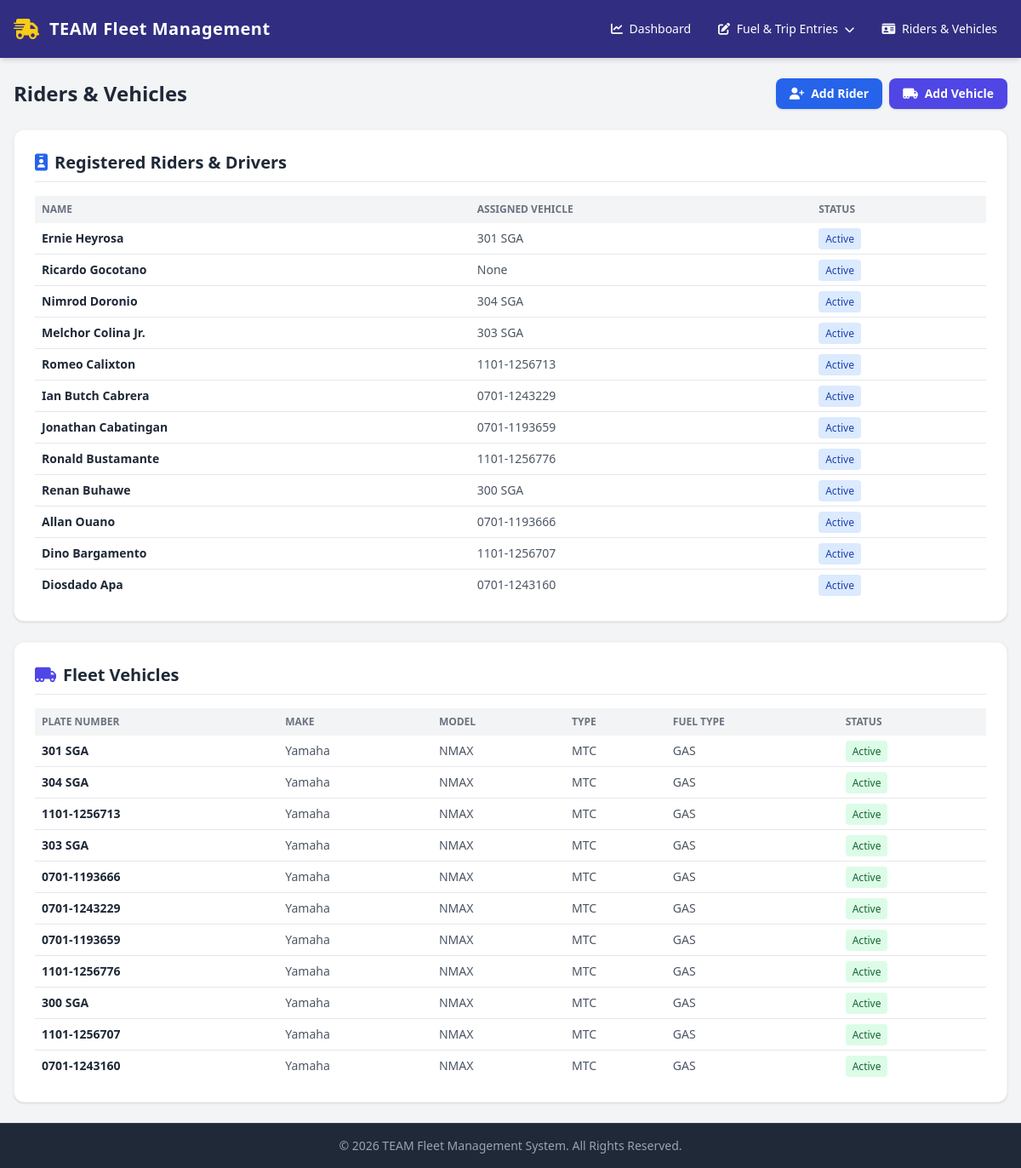
The page /legacy/manage/ on the database as committed earlier.
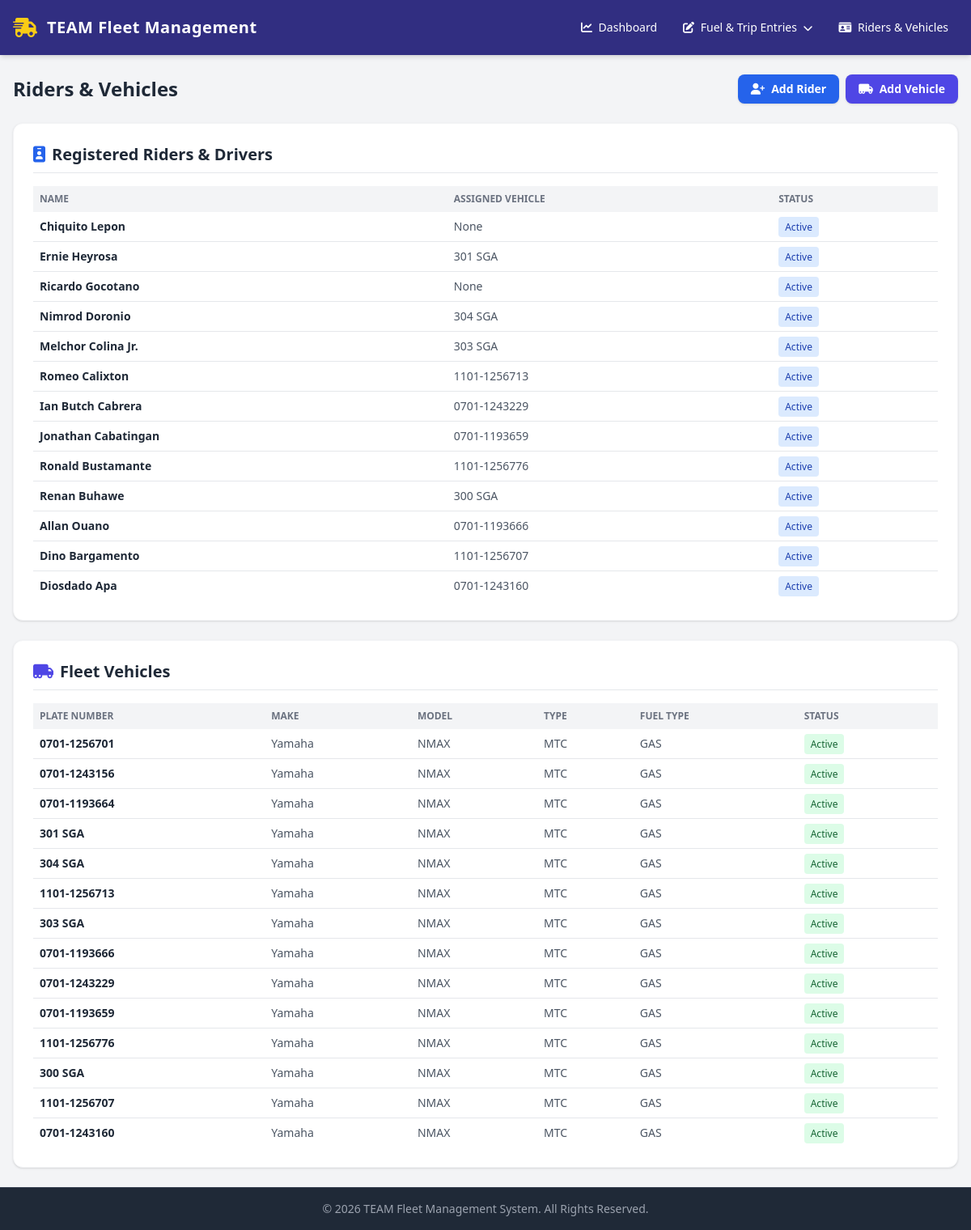
The same page on the database as committed later.
### apps/fleet/models.py (models this page shows, shortened)
class Rider(models.Model):
    STATUS_CHOICES = [
        ("Active", "Active"),
        ("On Leave", "On Leave"),
        ("Inactive", "Inactive"),
    ]
    driver_name = models.CharField(max_length=150, verbose_name="Driver / Rider Name")
    assigned_vehicle = models.ForeignKey(
        Vehicle,
        on_delete=models.SET_NULL,
        null=True,
        blank=True,
        related_name="assigned_riders",
    )
    status = models.CharField(
        max_length=20, choices=STATUS_CHOICES, default="Active", verbose_name="Status"
    )
    license_number = models.CharField(max_length=50, blank=True, default="")
    contact_number = models.CharField(max_length=30, blank=True, default="")
    safety_score = models.FloatField(default=95.0)
    total_trips = models.IntegerField(default=0)
    total_distance = models.FloatField(default=0.0)

class Vehicle(models.Model):
    VEHICLE_MAKE = [
        ("Yamaha", "Yamaha"),
        ("Honda", "Honda"),
        ("Toyota", "Toyota"),
        ("Ford", "Ford"),
        ("Suzuki", "Suzuki"),
        ("Nissan", "Nissan"),
        ("Mitsubishi", "Mitsubishi"),
        ("Isuzu", "Isuzu"),
        ("Hyundai", "Hyundai"),
        ("Kia", "Kia"),
    ]
    VEHICLE_MODEL = [
        ("NMAX", "NMAX"),
        ("Hilux", "Hilux"),
        ("Avanza", "Avanza"),
        ("F-150", "F-150"),
        ("Silverado", "Silverado"),
        ("Altima", "Altima"),
        ("Outlander", "Outlander"),
        ("D-Max", "D-Max"),
        ("Elantra", "Elantra"),
        ("Sorento", "Sorento"),
    ]
    VEHICLE_TYPE = [
        ("MTC", "Motorcycle"),
        ("SED", "Sedan"),
        ("SUV", "SUV"),
        ("TRK", "Truck"),
        ("VAN", "Van"),
    ]
    FUEL_TYPE = [
        ("GAS", "Gasoline"),
        ("DSL", "Diesel"),
        ("ELE", "Electric"),
        ("HYB", "Hybrid"),
    ]
    STATUS_CHOICES = [
        ("Active", "Active"),
        ("Maintenance", "Maintenance"),
        ("Inactive", "Inactive"),
    ]
    plate_number = models.CharField(
        max_length=20, unique=True, verbose_name="Plate Number"
    )
    vehicle_make = models.CharField(
        max_length=50,
        choices=VEHICLE_MAKE,
        verbose_name="Make",
    )
    vehicle_model = models.CharField(
        max_length=100,
        choices=VEHICLE_MODEL,
        verbose_name="Model Name",
    )
    vehicle_type = models.CharField(
        max_length=50,
        choices=VEHICLE_TYPE,
        verbose_name="Vehicle Type",
    )
    fuel_type = models.CharField(
        max_length=50,
        choices=FUEL_TYPE,
        verbose_name="Fuel Type",
    )
    mileage = models.DecimalField(
        max_digits=10,
        decimal_places=2,
        default=0.0,
        verbose_name="Mileage (KM)",
    )
    status = models.CharField(
        max_length=20,
        choices=STATUS_CHOICES,
        default="Active",
        verbose_name="Status",
    )
    current_latitude = models.FloatField(default=14.5995, null=True, blank=True)
    current_longitude = models.FloatField(default=120.9842, null=True, blank=True)
    current_speed = models.FloatField(default=0.0)
    current_heading = models.FloatField(default=0.0)
    current_fuel_level = models.FloatField(default=100.0)  # Percentage 0-100
    last_heartbeat = models.DateTimeField(null=True, blank=True)
    last_known_address = models.CharField(max_length=255, blank=True, default="")
    created_at = models.DateTimeField(auto_now_add=True)
    updated_at = models.DateTimeField(auto_now=True)
    class Meta:
        ordering = ["vehicle_make", "vehicle_model"]
        verbose_name = "Vehicle"
        verbose_name_plural = "Vehicles"
    def __str__(self):
        return f"{self.vehicle_make} {self.vehicle_model} ({self.plate_number})"

### apps/fleet/views.py (the view, shortened to what this page needs)
# urls.py: path('legacy/manage/', views.manage_riders_vehicles_view, name='manage_riders_vehicles'),
def manage_riders_vehicles_view(request):
    vehicles = Vehicle.objects.all().order_by("-id")
    riders = Rider.objects.select_related("assigned_vehicle").all().order_by("-id")
    vehicle_form = VehicleForm(prefix="vehicle")
    rider_form = RiderForm(prefix="rider")
    open_form = None
    context = {
        "vehicles": vehicles,
        "riders": riders,
        "vehicle_form": vehicle_form,
        "rider_form": rider_form,
        "open_form": open_form,
    }
    return render(request, "fleet/management.html", context)

### apps/fleet/templates/fleet/management.html (shortened to what this page needs)
{% extends 'fleet/base.html' %}
{% block content %}
<div class="space-y-6">
  <div class="flex flex-wrap items-center justify-between gap-3">
    <h1 class="text-2xl font-bold text-gray-800">Riders & Vehicles</h1>
    <div class="flex gap-2">
      <button
        type="button"
        data-dialog-open="rider-dialog"
        class="rounded-lg bg-blue-600 px-4 py-2 text-sm font-semibold text-white shadow hover:bg-blue-700"
      >
        <i class="fa-solid fa-user-plus mr-2"></i>Add Rider
      </button>
      <button
        type="button"
        data-dialog-open="vehicle-dialog"
        class="rounded-lg bg-indigo-600 px-4 py-2 text-sm font-semibold text-white shadow hover:bg-indigo-700"
      >
        <i class="fa-solid fa-truck-moving mr-2"></i>Add Vehicle
      </button>
    </div>
  </div>
  <section class="rounded-xl border border-gray-100 bg-white p-6 shadow">
    <h2 class="mb-4 flex items-center border-b pb-2 text-xl font-bold text-gray-800">
      <i class="fa-solid fa-id-badge mr-2 text-blue-600"></i>Registered Riders & Drivers
    </h2>
    <div class="overflow-x-auto">
      <table class="w-full text-left text-sm text-gray-600">
        <thead class="bg-gray-100 text-xs uppercase text-gray-500">
          <tr>
            <th class="p-2">Name</th>
            <th class="p-2">Assigned Vehicle</th>
            <th class="p-2">Status</th>
          </tr>
        </thead>
        <tbody class="divide-y">
          {% for rider in riders %}
          <tr>
            <td class="p-2 font-semibold text-gray-800">{{ rider.driver_name }}</td>
            <td class="p-2">{{ rider.assigned_vehicle.plate_number|default:"None" }}</td>
            <td class="p-2">
              <span class="rounded bg-blue-100 px-2 py-1 text-xs text-blue-800">{{ rider.status }}</span>
            </td>
          </tr>
          {% empty %}
          <tr>
            <td colspan="3" class="p-4 text-center">No riders registered yet.</td>
          </tr>
          {% endfor %}
        </tbody>
      </table>
    </div>
  </section>
  <section class="rounded-xl border border-gray-100 bg-white p-6 shadow">
    <h2 class="mb-4 flex items-center border-b pb-2 text-xl font-bold text-gray-800">
      <i class="fa-solid fa-truck-moving mr-2 text-indigo-600"></i>Fleet Vehicles
    </h2>
    <div class="overflow-x-auto">
      <table class="w-full text-left text-sm text-gray-600">
        <thead class="bg-gray-100 text-xs uppercase text-gray-500">
          <tr>
            <th class="p-2">Plate Number</th>
            <th class="p-2">Make</th>
            <th class="p-2">Model</th>
            <th class="p-2">Type</th>
            <th class="p-2">Fuel Type</th>
            <th class="p-2">Status</th>
          </tr>
        </thead>
        <tbody class="divide-y">
          {% for vehicle in vehicles %}
          <tr>
            <td class="p-2 font-semibold text-gray-800">{{ vehicle.plate_number }}</td>
            <td class="p-2">{{ vehicle.vehicle_make }}</td>
            <td class="p-2">{{ vehicle.vehicle_model }}</td>
            <td class="p-2">{{ vehicle.vehicle_type }}</td>
            <td class="p-2">{{ vehicle.fuel_type }}</td>
            <td class="p-2">
              <span class="rounded bg-green-100 px-2 py-1 text-xs text-green-800">{{ vehicle.status }}</span>
            </td>
          </tr>
          {% empty %}
          <tr>
            <td colspan="6" class="p-4 text-center">No vehicles registered yet.</td>
          </tr>
          {% endfor %}
        </tbody>
      </table>
    </div>
  </section>
</div>
{% endblock %}

### apps/fleet/templates/fleet/base.html (shortened to what this page needs)
<!DOCTYPE html>
<html lang="en">
<head>
    <script src="https://cdn.tailwindcss.com"></script>
    <link href="https://cdnjs.cloudflare.com/ajax/libs/font-awesome/6.4.0/css/all.min.css" rel="stylesheet">
</head>
<body class="bg-gray-100 font-sans text-gray-800 min-h-screen flex flex-col">
    <header class="bg-indigo-900 text-white shadow-md">
        <div class="max-w-7xl mx-auto px-4 py-4 flex flex-wrap justify-between items-center">
            <div class="flex items-center space-x-3">
                <i class="fa-solid font-bold fa-truck-fast text-yellow-400 text-2xl"></i>
                <span class="text-xl font-bold tracking-wide">TEAM Fleet Management</span>
            </div>
            <nav class="flex items-center space-x-2 mt-2 sm:mt-0">
                <a href="{% url 'dashboard' %}" class="px-3 py-2 rounded-md text-sm font-medium hover:bg-indigo-800 transition">
                    <i class="fa-solid fa-chart-line mr-1"></i> Dashboard
                </a>
                <details class="relative">
                    <summary class="list-none cursor-pointer px-3 py-2 rounded-md text-sm font-medium hover:bg-indigo-800 transition">
                        <i class="fa-solid fa-pen-to-square mr-1"></i> Fuel & Trip Entries
                        <i class="fa-solid fa-chevron-down ml-1 text-xs"></i>
                    </summary>
                </details>
                <a href="{% url 'manage_riders_vehicles' %}" class="px-3 py-2 rounded-md text-sm font-medium hover:bg-indigo-800 transition">
                    <i class="fa-solid fa-id-card mr-1"></i> Riders & Vehicles
                </a>
            </nav>
        </div>
    </header>
    <main class="flex-grow max-w-7xl w-full mx-auto px-4 py-6">
        {% block content %}{% endblock %}
    </main>
    <footer class="bg-gray-800 text-gray-400 py-4 text-center text-sm border-t border-gray-700">
        &copy; 2026 TEAM Fleet Management System. All Rights Reserved.
    </footer>
</body>
</html>

Rows that differ between the two databases and show on the page:
added Rider: driver_name "Chiquito Lepon", assigned_vehicle.plate_number "None", status "Active"
added Vehicle: plate_number "0701-1256701", vehicle_make "Yamaha", vehicle_model "NMAX", vehicle_type "MTC", fuel_type "GAS", status "Active"
added Vehicle: plate_number "0701-1243156", vehicle_make "Yamaha", vehicle_model "NMAX", vehicle_type "MTC", fuel_type "GAS", status "Active"
added Vehicle: plate_number "0701-1193664", vehicle_make "Yamaha", vehicle_model "NMAX", vehicle_type "MTC", fuel_type "GAS", status "Active"
